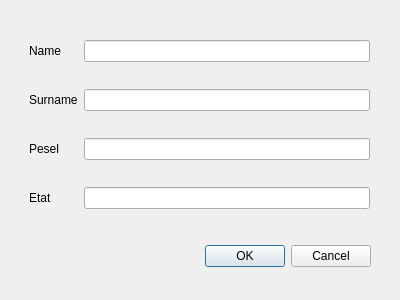
<?xml version="1.0" encoding="UTF-8"?>
<ui version="4.0">
 <class>Dialog</class>
 <widget class="QDialog" name="Dialog">
  <property name="geometry">
   <rect>
    <x>0</x>
    <y>0</y>
    <width>400</width>
    <height>300</height>
   </rect>
  </property>
  <property name="windowTitle">
   <string>Dialog</string>
  </property>
  <widget class="QDialogButtonBox" name="buttonBox">
   <property name="geometry">
    <rect>
     <x>30</x>
     <y>240</y>
     <width>341</width>
     <height>32</height>
    </rect>
   </property>
   <property name="orientation">
    <enum>Qt::Orientation::Horizontal</enum>
   </property>
   <property name="standardButtons">
    <set>QDialogButtonBox::StandardButton::Cancel|QDialogButtonBox::StandardButton::Ok</set>
   </property>
  </widget>
  <widget class="QWidget" name="gridLayoutWidget">
   <property name="geometry">
    <rect>
     <x>29</x>
     <y>19</y>
     <width>341</width>
     <height>211</height>
    </rect>
   </property>
   <layout class="QGridLayout" name="gridLayout">
    <item row="0" column="1">
     <widget class="QLineEdit" name="name_line"/>
    </item>
    <item row="1" column="0">
     <widget class="QLabel" name="label_4">
      <property name="text">
       <string>Surname</string>
      </property>
     </widget>
    </item>
    <item row="0" column="0">
     <widget class="QLabel" name="label_2">
      <property name="text">
       <string>Name</string>
      </property>
     </widget>
    </item>
    <item row="1" column="1">
     <widget class="QLineEdit" name="surname_line"/>
    </item>
    <item row="3" column="0">
     <widget class="QLabel" name="label">
      <property name="text">
       <string>Etat</string>
      </property>
     </widget>
    </item>
    <item row="2" column="0">
     <widget class="QLabel" name="label_3">
      <property name="text">
       <string>Pesel</string>
      </property>
     </widget>
    </item>
    <item row="2" column="1">
     <widget class="QLineEdit" name="pesel_line"/>
    </item>
    <item row="3" column="1">
     <widget class="QLineEdit" name="etat_line"/>
    </item>
   </layout>
  </widget>
 </widget>
 <resources/>
 <connections>
  <connection>
   <sender>buttonBox</sender>
   <signal>accepted()</signal>
   <receiver>Dialog</receiver>
   <slot>accept()</slot>
   <hints>
    <hint type="sourcelabel">
     <x>248</x>
     <y>254</y>
    </hint>
    <hint type="destinationlabel">
     <x>157</x>
     <y>274</y>
    </hint>
   </hints>
  </connection>
  <connection>
   <sender>buttonBox</sender>
   <signal>rejected()</signal>
   <receiver>Dialog</receiver>
   <slot>reject()</slot>
   <hints>
    <hint type="sourcelabel">
     <x>316</x>
     <y>260</y>
    </hint>
    <hint type="destinationlabel">
     <x>286</x>
     <y>274</y>
    </hint>
   </hints>
  </connection>
 </connections>
</ui>
